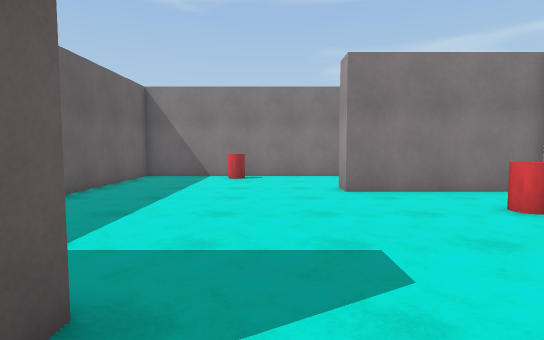
View 1 (above)

18 first-person views from a walk through a 3-D level made in the Unity game engine. The camera is 1.3 m above the floor, tilts 4° down and sees 80° across. The floor is counted in squares, 1 m on a side. Each view is taken from the middle of a square. On the plan, view 1 faces up. The plan holds only what a view shows up to about 14 squares ahead; the rest is blank. The place goes on beyond the plan. The player character is not drawn. Surface patterns are stand-ins for the level's own textures.

View 2
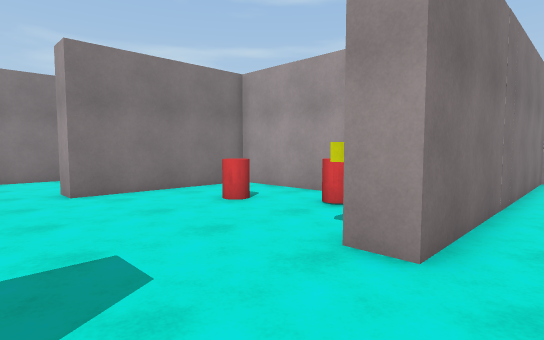

View 3
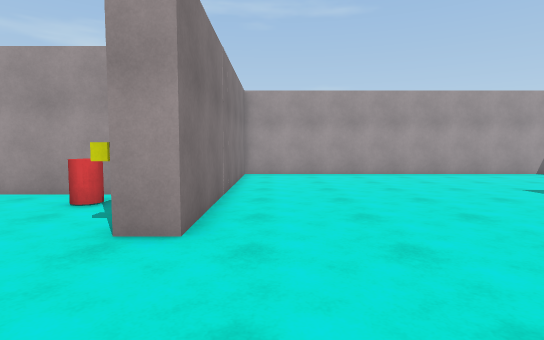

View 4
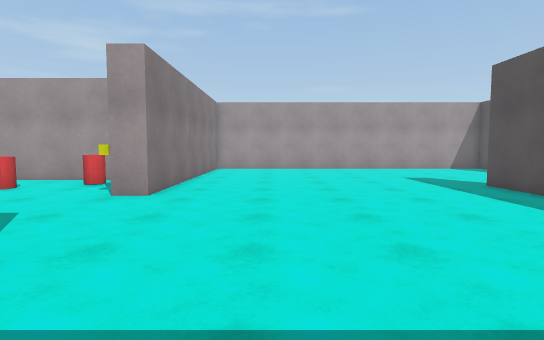

View 5
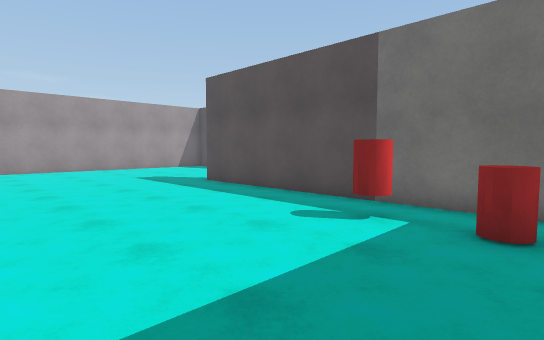

View 6
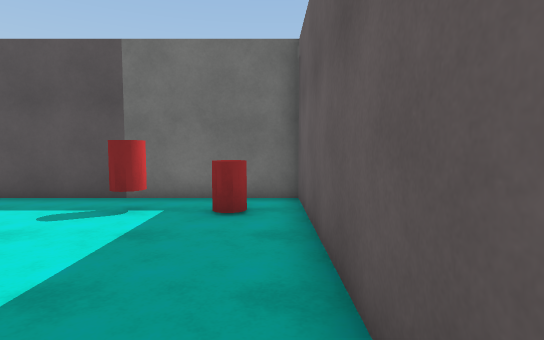

View 7
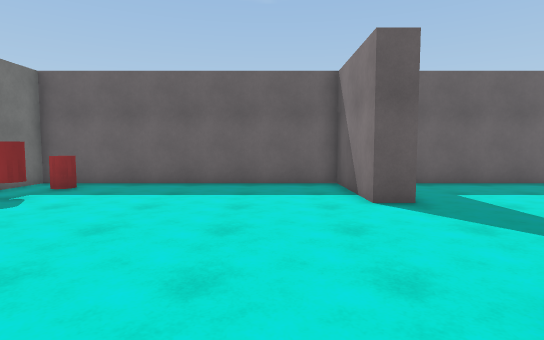

View 8
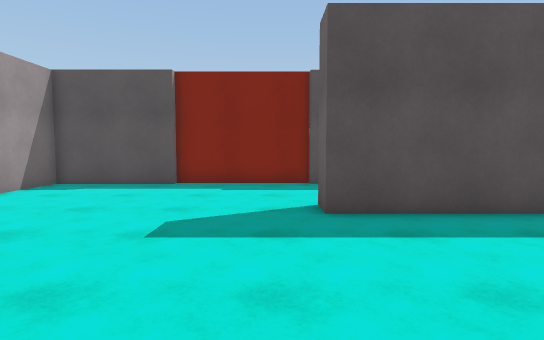

View 9
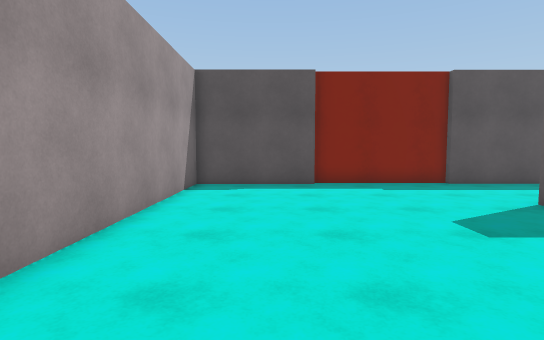

View 10
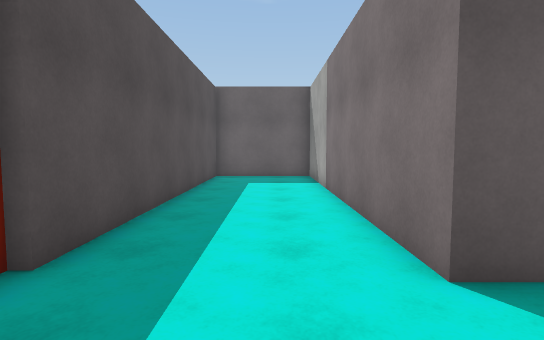

View 11
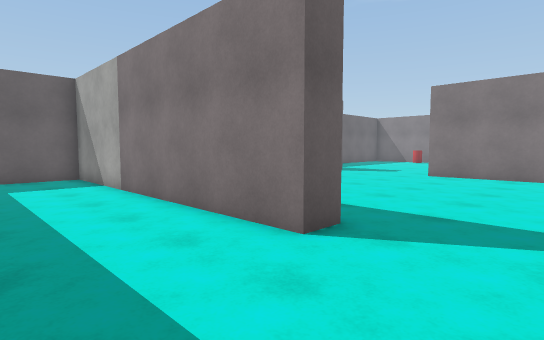

View 12
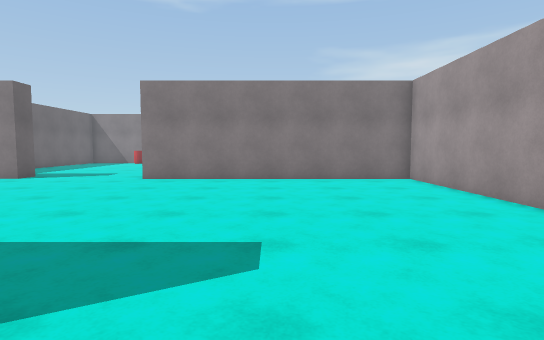

View 13
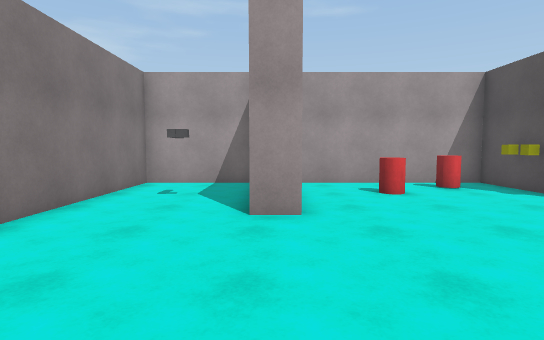

View 14
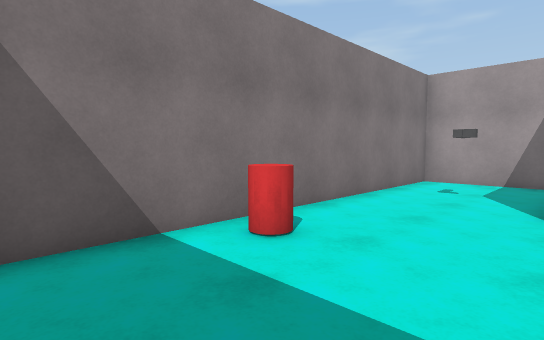

View 15
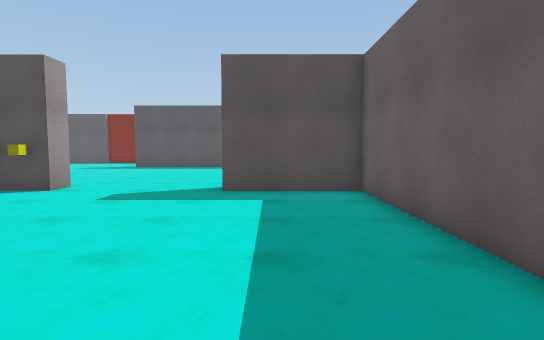

View 16
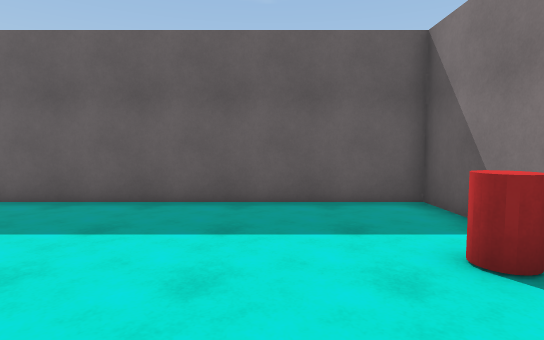

View 17
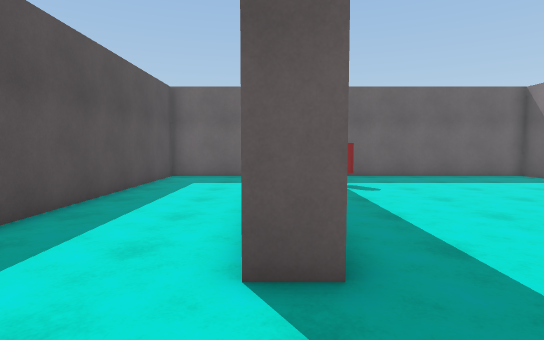

View 18
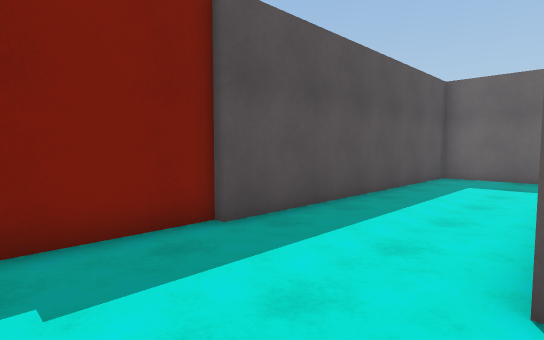

### Floor plan
Points are (right, up) in squares from view 1. A wall is a line through its corners. A room is listed if a view was taken in it or the views show most of it. See-through windows are left out.
Room 1 (views 1, 2, 3, 4, 5, 6, 7, 8, 9, 10, 11, 12, 13, 14, 15, 16, 17, 18)
walls: (7.9, 10.8) (7.9, 14.6) (-5.7, 14.6) (-5.7, 2.4) (-1.5, 2.4) (-1.5, 1.3) (-5.7, 1.3) (-5.7, -9.3) (6, -9.3) (6, -10.3) (-5.7, -10.3) (-5.7, -14.5) (5.8, -14.5); (5.6, -14.8) (10.5, -14.8); (10.4, -14.5) (14.7, -14.5) (14.7, 1.3) (3.7, 1.3) (3.7, 2.4) (7.9, 2.4) (7.9, 9.4) (2.2, 9.4) (2.2, 10.5)
objects: cylinder (-4, -8) to (-4, -7); cylinder (-2, -8) to (-2, -7); cylinder (-2, 13) to (-1, 14); other object (4, 12); cube (5, 3); cylinder (5, 6) to (5, 7); cube (6, 3); cylinder (6, 4) to (7, 5)

Positions as (right, up) in squares from view 1, and headings:
1: (0, 0), facing up
2: (0, 0), facing up-right
3: (-1, 0), facing right
4: (-5, -2), facing right
5: (-5, -2), facing down-right
6: (-5, -1), facing down
7: (6, -1), facing left
8: (7, -3), facing down
9: (12, -3), facing down
10: (9, -12), facing left
11: (9, -14), facing up-left
12: (9, -12), facing up
13: (-4, 10), facing right
14: (-5, 10), facing up-right
15: (-3, 12), facing down
16: (2, 11), facing left
17: (9, -10), facing left
18: (9, -10), facing down-left
